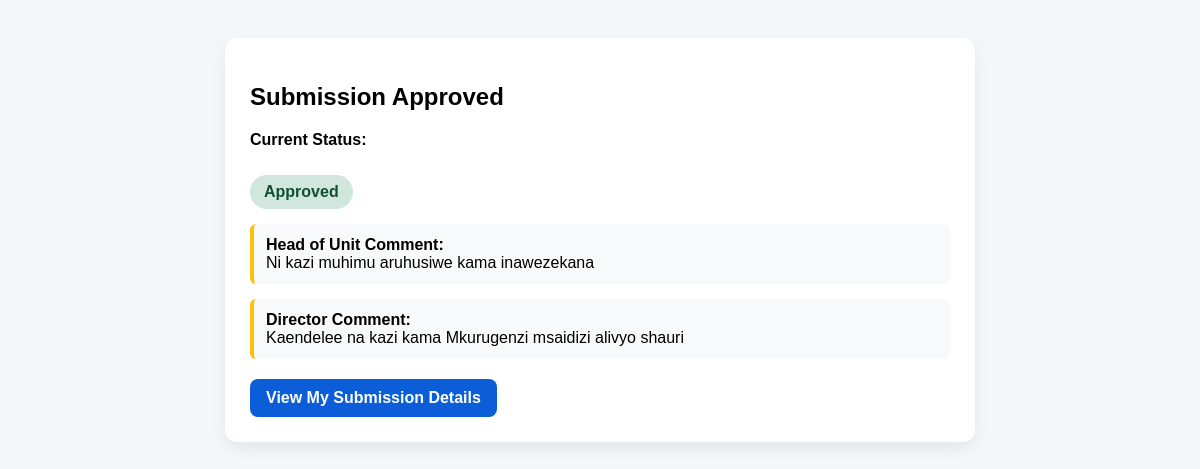
The app's page /request/83/submitted/ (signed in) with its own data.
### permits/models.py (models this page shows, shortened)
class ExternalWorkRequest(models.Model):
    STATUS_CHOICES = [
        ("PENDING_HOU", "Pending Head of Unit"),
        ("PENDING_DIRECTOR", "Pending Director"),
        ("RETURNED_HOU", "Returned by Head of Unit"),
        ("RETURNED_DIRECTOR", "Returned by Director"),
        ("APPROVED", "Approved"),
        ("REJECTED_HOU", "Rejected by Head of Unit"),
        ("REJECTED_DIRECTOR", "Rejected by Director"),
        ("CLOSED", "Closed"),
    ]
    reference_no = models.CharField(max_length=30, unique=True, blank=True)
    requester = models.ForeignKey(
        User,
        on_delete=models.CASCADE,
        related_name="work_requests"
    )
    requester_name = models.CharField(max_length=150, blank=True)
    requester_employee_id = models.CharField(max_length=50, blank=True)
    purpose = models.CharField(max_length=200)
    destination = models.CharField(max_length=200)
    start_time = models.DateTimeField(db_index=True)
    end_time = models.DateTimeField(db_index=True)
    is_group_request = models.BooleanField(default=False)
    group_leader = models.ForeignKey(
        User,
        on_delete=models.SET_NULL,
        null=True,
        blank=True,
        related_name="group_leader_requests"
    )
    group_leader_name = models.CharField(max_length=150, blank=True)
    group_leader_employee_id = models.CharField(max_length=50, blank=True)
    acting_officer = models.ForeignKey(
        User,
        on_delete=models.SET_NULL,
        null=True,
        blank=True,
        related_name="acting_officer_requests"
    )
    acting_officer_name = models.CharField(max_length=150, blank=True)
    acting_officer_employee_id = models.CharField(max_length=50, blank=True)
    acting_officer_phone = models.CharField(max_length=30, blank=True)
    unit_name = models.CharField(max_length=20, blank=True, null=True, db_index=True)
    head_of_unit = models.ForeignKey(
        User,
        on_delete=models.SET_NULL,
        null=True,
        blank=True,
        related_name="head_of_unit_requests"
    )
    director = models.ForeignKey(
        User,
        on_delete=models.SET_NULL,
        null=True,
        blank=True,
        related_name="director_requests"
    )
    status = models.CharField(
        max_length=30,
        choices=STATUS_CHOICES,
        default="PENDING_DIRECTOR",
        db_index=True
    )
    hou_comment = models.TextField(blank=True)
    director_comment = models.TextField(blank=True)
    returned_at = models.DateTimeField(blank=True, null=True)
    resubmitted_at = models.DateTimeField(blank=True, null=True)
    hou_approved_by = models.ForeignKey(
        User,
        on_delete=models.SET_NULL,
        null=True,
        blank=True,
        related_name="hou_approved_requests"
    )
    hou_approved_at = models.DateTimeField(null=True, blank=True)
    director_approved_by = models.ForeignKey(
        User,
        on_delete=models.SET_NULL,
        null=True,
        blank=True,
        related_name="director_approved_requests"
    )
    director_approved_at = models.DateTimeField(null=True, blank=True)
    rejected_by = models.ForeignKey(
        User,
        on_delete=models.SET_NULL,
        null=True,
        blank=True,
        related_name="rejected_requests"
    )
    rejected_by_role = models.CharField(max_length=50, blank=True)
    rejected_at = models.DateTimeField(null=True, blank=True)
    task_approval_file = models.FileField(
        upload_to="task_approvals/",
        blank=True,
        null=True
    )
    report_file = models.FileField(
        upload_to="reports/",
        blank=True,
        null=True
    )
    created_at = models.DateTimeField(auto_now_add=True, db_index=True)
    updated_at = models.DateTimeField(auto_now=True, db_index=True)
    class Meta:
        ordering = ["-updated_at"]

### permits/views.py (the view)
@login_required
def submission_status(request, pk):
    req = get_object_or_404(
        ExternalWorkRequest.objects.prefetch_related("members"),
        pk=pk
    )
    if req.requester != request.user and not request.user.is_staff:
        return HttpResponseForbidden("Not allowed.")
    _attach_display_status(req, context="detail")
    context = {
        "req": req,
        "is_view_only": req.is_view_only,
        "can_edit_returned": req.raw_status in _returned_statuses(),
    }
    return render(request, "permits/submission_status.html", context)

### permits/views.py (called while the page is built, shortened)
def _returned_statuses():
    return ["RETURNED_HOU", "RETURNED_DIRECTOR"]

def _final_statuses():
    return ["APPROVED", "CLOSED"]

def _is_view_only_status(status):
    return status in _final_statuses()

def _resolve_display_status(req, context="detail"):
    raw_status = getattr(req, "raw_status", None) or getattr(req, "status", "")
    if raw_status == "PENDING_HOU":
        return "Under Head of Unit Review"
    if raw_status == "RETURNED_HOU":
        return "Returned by Head of Unit"
    if raw_status == "RETURNED_DIRECTOR":
        return "Returned by Director"
    return req.get_status_display()

def _attach_display_status(req, context="detail"):
    raw_status = getattr(req, "status", "")
    label = _resolve_display_status(req, context=context)
    req.raw_status = raw_status
    req.display_status = label
    req.status_label = label
    req.is_view_only = _is_view_only_status(raw_status)
    req.is_finalized = _is_view_only_status(raw_status)
    req.can_upload_report = raw_status == "APPROVED"
    req.has_summary_report = bool(getattr(req, "report_file", None))
    return req

### permits/templates/permits/submission_status.html (shortened to what this page needs)
<!DOCTYPE html>
<html>
<head>
<link rel="stylesheet" href="https://cdn.jsdelivr.net/npm/sweetalert2@11/dist/sweetalert2.min.css">
</head>
<body>
<div class="card">
<h2>
{% if req.raw_status == "APPROVED" %}
Submission Approved
{% elif req.raw_status == "RETURNED_HOU" %}
Returned by Head of Unit
{% elif req.raw_status == "RETURNED_DIRECTOR" %}
Returned by Director
{% elif req.raw_status == "REJECTED_HOU" %}
Rejected by Head of Unit
{% elif req.raw_status == "REJECTED_DIRECTOR" %}
Rejected by Director
{% elif req.raw_status == "PENDING_DIRECTOR" %}
Under Director Review
{% elif req.raw_status == "PENDING_HOU" %}
Under Head of Unit Review
{% else %}
Submission Received
{% endif %}
</h2>
<p><strong>Current Status:</strong></p>
{% if req.raw_status == "APPROVED" %}
<span class="status-badge status-approved">{{ req.display_status|default:req.get_status_display }}</span>
{% elif req.raw_status == "RETURNED_HOU" or req.raw_status == "RETURNED_DIRECTOR" %}
<span class="status-badge status-returned">{{ req.display_status|default:req.get_status_display }}</span>
{% elif req.raw_status == "REJECTED_HOU" or req.raw_status == "REJECTED_DIRECTOR" %}
<span class="status-badge status-rejected">{{ req.display_status|default:req.get_status_display }}</span>
{% else %}
<span class="status-badge status-progress">{{ req.display_status|default:req.get_status_display }}</span>
{% endif %}
{% if req.hou_comment %}
<div class="comment-box">
<strong>Head of Unit Comment:</strong><br>
{{ req.hou_comment }}
</div>
{% endif %}
{% if req.director_comment %}
<div class="comment-box">
<strong>Director Comment:</strong><br>
{{ req.director_comment }}
</div>
{% endif %}
<a class="btn" href="{% url 'request_detail' req.pk %}">
View My Submission Details
</a>
</div>
</body>
</html>

### permits/templates/permits/submission_status.html (style rules this page uses)
body { font-family: Arial, sans-serif; background:#f5f7fb; padding:30px; }
.card { background:white; max-width:700px; margin:auto; padding:25px; border-radius:12px; box-shadow:0 6px 18px rgba(0,0,0,0.08); }
.status-badge { display:inline-block; padding:8px 14px; border-radius:20px; font-weight:700; margin-top:10px; }
.status-approved { background:#d1e7dd; color:#0f5132; }
.btn { display:inline-block; margin-top:20px; margin-right:10px; padding:10px 16px; background:#0b5ed7; color:white; text-decoration:none; border-radius:8px; font-weight:600; }
.comment-box { margin-top:15px; padding:12px; background:#f8f9fa; border-left:4px solid #ffc107; border-radius:6px; }

### records on screen
ExternalWorkRequest: display_status "Approved", hou_comment "Ni kazi muhimu aruhusiwe kama inawezekana", director_comment "Kaendelee na kazi kama Mkurugenzi msaidizi alivyo shauri"
